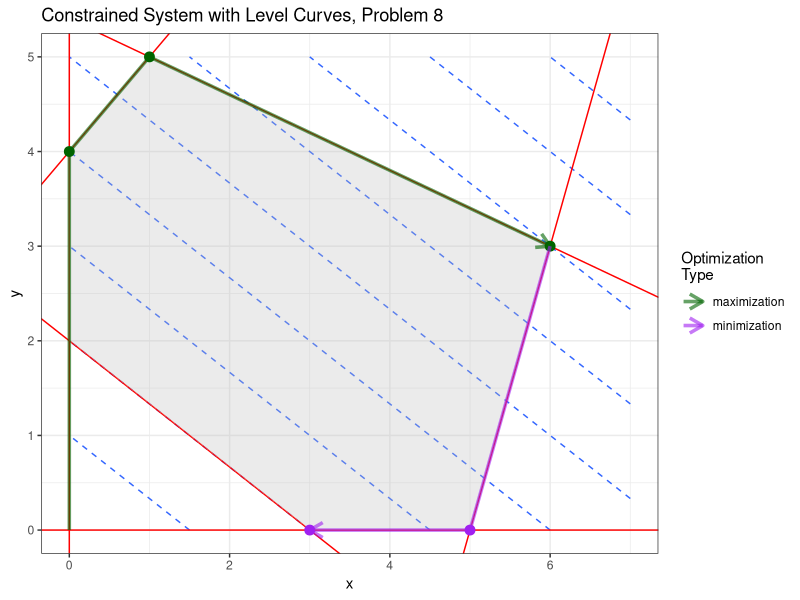
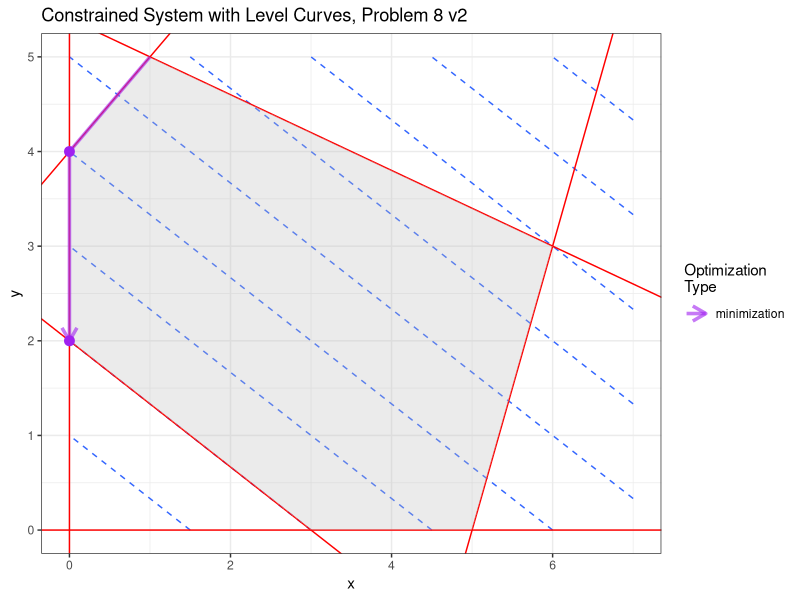
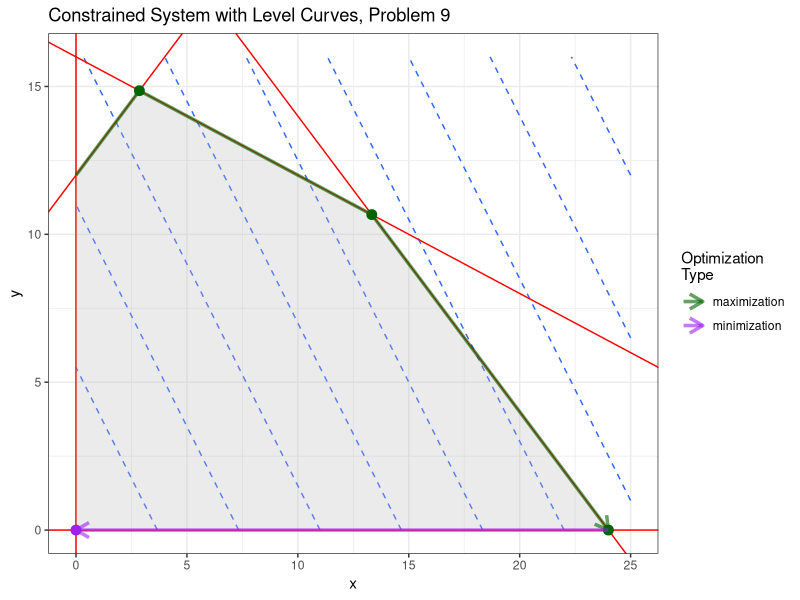
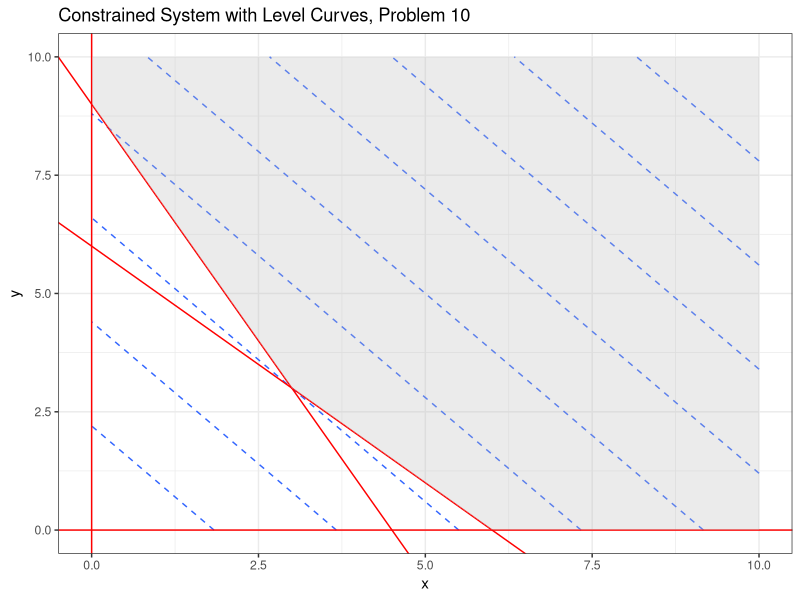

The R source for these figures, in order: (Note: this script raises an error after producing the figures.)
## ---- chunk 1

Simplex <- function(A, cost, x, Max = T, vals = F){
  
  Cols <- seq_len(ncol(A))
  B <- which(x!=0)
  N <- setdiff(Cols, B)
  out <- matrix(x, nrow = 1)
    
  enter <- 1
  
  while(! is.null(enter)){
    lambda <- solve(t(A[,B])) %*% cost[B]
    sn <- cost[N] - t(A[,N])%*% lambda #for maximization: continue as long as max(sn) > 0
    
    sn.pos <- sn[sn>0]
    sn.neg <- sn[sn<0]
    
    enter <- NULL
    
    if(Max & length(sn.pos > 0)) enter <- N[which.max(sn)]
    if(!Max & length(sn.neg > 0)) enter <- N[which.min(sn)]
    
    if( is.null(enter) ) break
    
    d <- solve(A[,B]) %*% A[,enter]
    ratios <- x[B]/d #get the ratios for the ratio test
    
    multiplier <- min(ratios[d > 0]) #value of entering variable
    exit <- B[which(ratios == multiplier)] 
    
    x[enter] <- multiplier
    x[B] <- x[B] - d*multiplier
    
    out <- rbind(out, x)
    
    B <- sort(union(setdiff(B, exit), enter))
    N <- setdiff(Cols, B)
  }
  
  rownames(out) <- NULL
  if(vals) return(out)
  
  return(out[nrow(out),])
}

## ---- chunk 2


A <-  c(
  -2,  -3, 1, 0, 0, 0,
  3, -1, 0, 1, 0, 0,
  -1, 1, 0, 0, 1, 0, 
  2, 5, 0, 0, 0, 1
)

A <- matrix(A, nrow = 4, byrow = T)
C <- c(2, 3, 0, 0, 0, 0)
x <- c(0, 0, -6, 15, 4, 27)

maximum <- Simplex(A,C,x,vals = T) #last row has the maximum
maximum[nrow(maximum),]
minimum <- Simplex(A,C,maximum[nrow(maximum),], Max = F, vals=T) #last row has the minimum
minimum[nrow(minimum),]

##plot it

library(ggplot2)

### A plot of the system

data <- merge(data.frame(x=seq(0,7,length=50)), data.frame(y=seq(0,5,length=50)))
data$z <- 2*data$x + 3*data$y
shadeMe <- data.frame(x=c(3,5,6,1,0,0),y=c(0,0,3,5,4,2))

maxD<- data.frame(x = maximum[,1], y = maximum[,2])
minD<- data.frame(x = minimum[,1], y = minimum[,2])

ggplot(data, aes(x,y)) + geom_contour(aes(z=z), bins = 10, linetype =2) + geom_abline(aes(intercept = 2, slope = -2/3), col="red") + 
  geom_hline(aes(yintercept = 0 ), col="red") + 
  geom_vline(aes(xintercept = 0), col="red") + 
  geom_abline(aes(intercept = -15, slope = 3), col="red") + 
  geom_abline(aes(intercept = 4, slope = 1), col="red") + 
  geom_abline(aes(intercept = 27/5, slope = -2/5), col="red") + 
  geom_polygon(data = shadeMe, aes(x,y), fill = "gray", alpha = 0.3) + 
  geom_path(data=maxD, aes(color = "darkgreen"), alpha = 0.6, lwd = 1.2, arrow = arrow(length = unit(0.15,"inches"))) + 
  geom_point(data = maxD[-1,], col="darkgreen", size =3) +
  geom_path(data=minD, aes(color = "purple"), alpha = 0.6, lwd = 1.2, arrow = arrow(length = unit(0.15,"inches"))) + 
  geom_point(data = minD[-1,], col="purple", size =3) +
  theme_bw() + ggtitle("Constrained System with Level Curves, Problem 8") + 
  scale_color_identity(name = "Optimization\nType",labels = c("maximization", "minimization"), guide = "legend")

## ---- chunk 3
x <- c(1, 5, 11, 17, 0, 0)

minimum <- Simplex(A,C,x, Max = F, vals=T) #last row has the minimum
minimum[nrow(minimum),]

minD<- data.frame(x = minimum[,1], y = minimum[,2])

ggplot(data, aes(x,y)) + geom_contour(aes(z=z), bins = 10, linetype =2) + geom_abline(aes(intercept = 2, slope = -2/3), col="red") + 
  geom_hline(aes(yintercept = 0 ), col="red") + 
  geom_vline(aes(xintercept = 0), col="red") + 
  geom_abline(aes(intercept = -15, slope = 3), col="red") + 
  geom_abline(aes(intercept = 4, slope = 1), col="red") + 
  geom_abline(aes(intercept = 27/5, slope = -2/5), col="red") + 
  geom_polygon(data = shadeMe, aes(x,y), fill = "gray", alpha = 0.3) + 
  geom_path(data=minD, aes(color = "purple"), alpha = 0.6, lwd = 1.2, arrow = arrow(length = unit(0.15,"inches"))) + 
  geom_point(data = minD[-1,], col="purple", size =3) +
  theme_bw() + ggtitle("Constrained System with Level Curves, Problem 8 v2") + 
  scale_color_identity(name = "Optimization\nType",labels = c("minimization"), guide = "legend")

## ---- chunk 4
A <-  c(
  -1, 1, 1, 0, 0,
  1, 1, 0, 1, 0,
  2, 5, 0, 0, 1
)

A <- matrix(A, nrow = 3, byrow = T)
C <- c(6, 4, 0, 0, 0)
x <- c(0, 12, 0, 12, 20)

maximum <- Simplex(A,C,x,vals = T) #last row has the maximum
maximum[nrow(maximum),]
minimum <- Simplex(A,C,maximum[nrow(maximum),], Max = F, vals=T) #last row has the minimum
minimum[nrow(minimum),]


### A plot of the system
data <- merge(data.frame(x=seq(0,25,length=50)), data.frame(y=seq(0,16,length=50)))
data$z <- 6*data$x + 4*data$y
shadeMe <- data.frame(x=c(20/7,40/3,24,0,0),y=c(104/7,32/3,0,0,12))

maxD<- data.frame(x = maximum[,1], y = maximum[,2])
minD<- data.frame(x = minimum[,1], y = minimum[,2])

ggplot(data, aes(x,y)) + geom_contour(aes(z=z), bins = 10, linetype =2) + geom_abline(aes(intercept = 12, slope = 1), col="red") + 
  geom_hline(aes(yintercept = 0 ), col="red") + 
  geom_vline(aes(xintercept = 0), col="red") + 
  geom_abline(aes(intercept = 24, slope = -1), col="red") + 
  geom_abline(aes(intercept = 16, slope = -2/5), col="red") + 
  geom_polygon(data = shadeMe, aes(x,y), fill = "gray", alpha = 0.3) + 
  geom_path(data=maxD, aes(color = "darkgreen"), alpha = 0.6, lwd = 1.2, arrow = arrow(length = unit(0.15,"inches"))) + 
  geom_point(data = maxD[-1,], col="darkgreen", size =3) +
  geom_path(data=minD, aes(color = "purple"), alpha = 0.6, lwd = 1.2, arrow = arrow(length = unit(0.15,"inches"))) + 
  geom_point(data = minD[-1,], col="purple", size =3) +
  theme_bw() + ggtitle("Constrained System with Level Curves, Problem 9") + 
  scale_color_identity(name = "Optimization\nType",labels = c("maximization", "minimization"), guide = "legend")

## ---- chunk 5
### A plot of the system
data <- merge(data.frame(x=seq(0,10,length=50)), data.frame(y=seq(0,10,length=50)))
data$z <- 6*data$x + 5*data$y
shadeMe <- data.frame(x=c(3,6,10,10,0,0),y=c(3,0,0,10,10,9))

ggplot(data, aes(x,y)) + geom_contour(aes(z=z), bins = 10, linetype =2) + geom_abline(aes(intercept = 6, slope = -1), col="red") + 
  geom_hline(aes(yintercept = 0 ), col="red") + 
  geom_vline(aes(xintercept = 0), col="red") + 
  geom_abline(aes(intercept = 9, slope = -2), col="red") + 
  geom_polygon(data = shadeMe, aes(x,y), fill = "gray", alpha = 0.3) + 
  theme_bw() + ggtitle("Constrained System with Level Curves, Problem 10") + 
  scale_color_identity(name = "Optimization\nType",labels = c("maximization", "minimization"), guide = "legend")
## ---- chunk 6
A <-  c(
  -1, -1, 1, 0,
  -2, -1, 0, 1
  )

A <- matrix(A, nrow = 2, byrow = T)
C <- c(6, 5, 0, 0)
x <- c(0, 0, -6, -9)

maximum <- Simplex(A,C,x,vals = T) #fails due to unbounded problem
## ---- chunk 7
x <- c(0, 0, -6, -9)
minimum <- Simplex(A,C,x, Max = F, vals=T) #last row has the minimum
minimum[nrow(minimum),]
## ---- chunk 8
x <- c(0,9,3,0)
minimum <- Simplex(A,C,c(0,9,3,0), Max = F, vals=T) #last row has the minimum
minimum[nrow(minimum),]

minD<- data.frame(x = minimum[,1], y = minimum[,2])

ggplot(data, aes(x,y)) + geom_contour(aes(z=z), bins = 10, linetype =2) + geom_abline(aes(intercept = 6, slope = -1), col="red") + 
  geom_hline(aes(yintercept = 0 ), col="red") + 
  geom_vline(aes(xintercept = 0), col="red") + 
  geom_abline(aes(intercept = 9, slope = -2), col="red") + 
  geom_polygon(data = shadeMe, aes(x,y), fill = "gray", alpha = 0.3) + 
  geom_path(data=minD, aes(color = "purple"), alpha = 0.6, lwd = 1.2, arrow = arrow(length = unit(0.15,"inches"))) + 
  theme_bw() + ggtitle("Constrained System with Level Curves, Problem 10") + 
  scale_color_identity(name = "Optimization\nType",labels = c("minimization"), guide = "legend")
## ---- chunk 9
### A plot of the system
data <- merge(data.frame(x=seq(0,10,length=50)), data.frame(y=seq(0,10,length=50)))
data$z <- data$x  - data$y
shadeMe <- data.frame(x=c(3,6,10,10,0,0),y=c(3,0,0,10,10,9))

ggplot(data, aes(x,y)) + geom_contour(aes(z=z), bins = 10, linetype =2) + geom_abline(aes(intercept = 6, slope = -1), col="red") + 
  geom_hline(aes(yintercept = 0 ), col="red") + 
  geom_vline(aes(xintercept = 0), col="red") + 
  geom_abline(aes(intercept = 9, slope = -2), col="red") + 
  geom_polygon(data = shadeMe, aes(x,y), fill = "gray", alpha = 0.3) + 
  theme_bw() + ggtitle("Constrained System with Level Curves, Problem 11") + 
  scale_color_identity(name = "Optimization\nType",labels = c("maximization", "minimization"), guide = "legend")
## ---- chunk 10

A <-  c(
  -1, -1, 1, 0,
  -2, -1, 0, 1
  )

A <- matrix(A, nrow = 2, byrow = T)
C <- c(1,-1, 0, 0)
x <- c(0, 9, 3, 0)

maximum <- Simplex(A,C,x,vals = T) #fails due to unbounded problem
## ---- chunk 11
minimum <- Simplex(A,C,x,Max = F, vals = T)
## ---- chunk 12
A<- c(1.2, 0.6, 1, 0,
      2, 1.5, 0, 1
      )

A <- matrix(A, nrow =2 , byrow=T)
C <- c(5, 3, 0, 0)
x <- c(0, 0, 24, 80)

maximum <- Simplex(A,C,x,vals=T)
maximum[nrow(maximum), ]

minimum <- Simplex(A, C, maximum[nrow(maximum),], Max = F, vals = T)
minimum[nrow(minimum),]

### A plot of the system
data <- merge(data.frame(x=seq(0,45,length=50)), data.frame(y=seq(0,65,length=50)))
data$z <- 5*data$x + 3*data$y
shadeMe <- data.frame(x=c(0, 20, 0),y=c(0, 0, 40))

maxD<- data.frame(x = maximum[,1], y = maximum[,2])
minD<- data.frame(x = minimum[,1], y = minimum[,2])

ggplot(data, aes(x,y)) + geom_contour(aes(z=z), bins = 10, linetype =2) + geom_abline(aes(intercept = 40, slope = -2), col="red") + 
  geom_hline(aes(yintercept = 0 ), col="red") + 
  geom_vline(aes(xintercept = 0), col="red") + 
  geom_abline(aes(intercept = 80/1.5, slope = -2/1.5), col="red") + 
  geom_polygon(data = shadeMe, aes(x,y), fill = "gray", alpha = 0.3) + 
  geom_path(data=maxD, aes(color = "darkgreen"), alpha = 0.6, lwd = 1.2, arrow = arrow(length = unit(0.15,"inches"))) + 
  geom_point(data = maxD[-1,], col="darkgreen", size =3) +
  geom_path(data=minD, aes(color = "purple"), alpha = 0.6, lwd = 1.2, arrow = arrow(length = unit(0.15,"inches"))) + 
  geom_point(data = minD[-1,], col="purple", size =3) +
  theme_bw() + ggtitle("Constrained System with Level Curves, Problem 12") + 
  scale_color_identity(name = "Optimization\nType",labels = c("maximization", "minimization"), guide = "legend")
